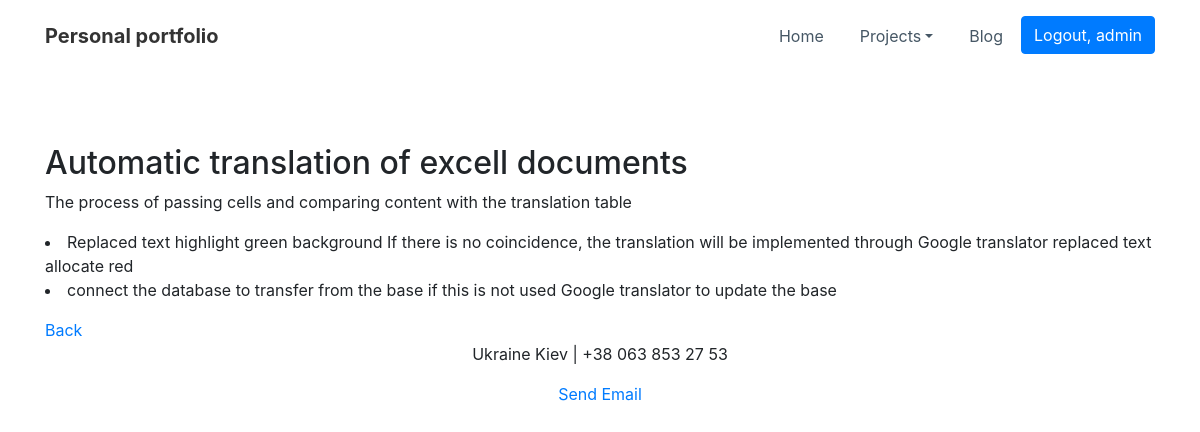
The app's page /project/2/ (signed in) with its own data.
### my_portfolio/models.py (models this page shows, shortened)
class Project(models.Model):
    title = models.CharField(max_length=100)
    description = models.TextField(blank=True)
    image = models.ImageField(blank=True, upload_to='my_portfolio/img')
    date = models.DateTimeField(default=datetime.now)
    url = models.URLField(blank=True)

### my_portfolio/views.py (the view)
# urls.py: path('<int:project_id>/', pv.project_detail, name='project_detail'),
def project_detail(request, project_id):
    project = get_object_or_404(Project, pk=project_id)
    return render(request, 'my_portfolio/project_detail.html', {'project': project})

### my_portfolio/templates/my_portfolio/project_detail.html
{% extends 'my_portfolio/index.html' %}
{% load static %}
{% block content %}
<br><br>
<div class="container">
    <h2>{{ project.title }}</h2>
    <p>{{ project.description|safe }}</p>
    <a href="{% url 'project:portfolio_projects' %}">Back</a>
</div>
{%endblock %}

### my_portfolio/templates/my_portfolio/index.html (shortened to what this page needs)
{% load static %}
<!DOCTYPE html>
<html>
<head>
    <link rel="stylesheet" href="https://cdnjs.cloudflare.com/ajax/libs/twitter-bootstrap/4.3.1/css/bootstrap.min.css">
    <link rel="stylesheet" href="https://cdnjs.cloudflare.com/ajax/libs/font-awesome/4.7.0/css/font-awesome.min.css">
    <link rel="stylesheet" href="{% static 'my_portfolio/styles.min.css' %}">
</head>
<body>
    <nav class="navbar navbar-light navbar-expand-md navigation-clean">
        <div class="container">
            <a class="navbar-brand">Personal portfolio</a>
            <div class="collapse navbar-collapse"
                id="navcol-1">
                <ul class="nav navbar-nav ml-auto">
                    <li class="nav-item" role="presentation"><a class="nav-link" href="{% url 'home' %}">Home</a></li>
                    <li class="nav-item dropdown show">
                        <a class="dropdown-toggle nav-link" data-toggle="dropdown" aria-expanded="true" href="#">Projects</a>
                    </li>
                    <li class="nav-item" role="presentation"><a class="nav-link" href="{% url 'blog:all_blogs' %}">Blog</a></li>
                    <li class="nav-item" role="presentation">
                        {% if request.user.is_authenticated %}
                            <form action="{% url 'logout' %}">
                                <button type="submit" class="btn btn-primary">Logout, {{ request.user }}</button>
                            </form>
                        {% else %}
                            <form action="{% url 'login' %}">
                                <button type="submit" class="btn btn-primary">Log-in</button>
                            </form>
                        {% endif %}
                    </li>
                </ul>
            </div>
        </div>
    </nav>
    <br>
    {% block content %}{% endblock %}
    <footer class="text-center">
        <p class="text-center contact">Ukraine Kiev | +38 063 853 27 53 </p>
        <a href = "mailto: kimvlolodymyr1@gmail.com">Send Email</a>
    </footer>
</body>
</html>

### records on screen
Project: title "Automatic translation of excell documents", description "The process of passing cells and comparing content with the translation table Replaced text highlight green background If there is no coincidence, the translation will be implemented through Google translator replaced text allocate red connect the database to transfer from the base if this is not used Google translator to update the base"

### other values on screen
{{ request.user }} "admin"
